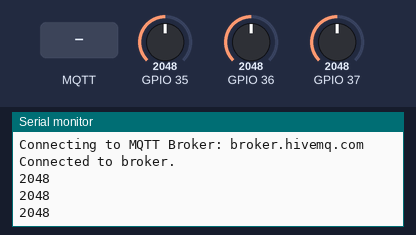
A sketch run on a simulated ESP32. On the bench: the last lines printed to the serial monitor. The inputs (shaded band) are chosen by the test bench; at power-on: GPIO 35 = 2048, GPIO 36 = 2048, GPIO 37 = 2048. No MQTT or app messages arrive unless stated.

Above: at 1.4 s.
1.5 s: MQTT message "1" arrives on the first subscribed topic
3.2 s: MQTT message "on" arrives on the first subscribed topic
4.7 s: MQTT message "off" arrives on the first subscribed topic
6.2 s: GPIO 35 set to 2866
At 7.6 s:
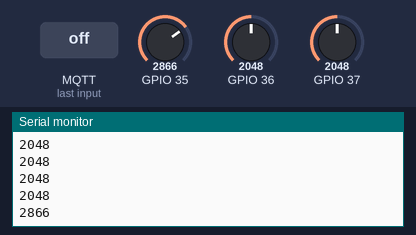
7.7 s: GPIO 36 set to 1228
At 8.1 s:
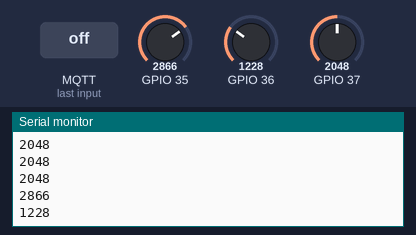
9.2 s: GPIO 37 set to 3603
At 10.1 s:
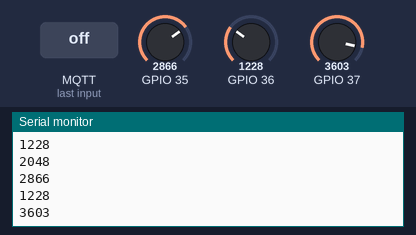
Timing chart, 0 to 11.7 s (numbered marks = the images above; inputs shaded):
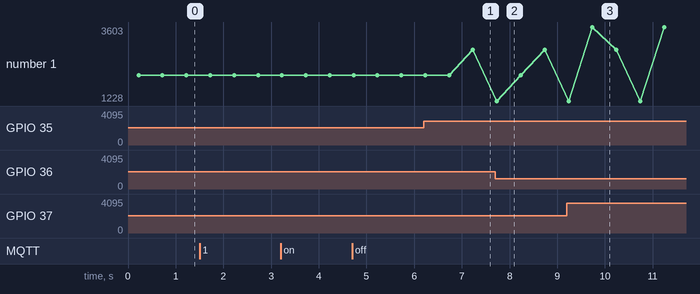

Measured:
- after the input at 6.2 s, the serial monitor: prints a new line after 1.0 s (image 1)
- after the input at 7.7 s, the serial monitor: prints a new line at once (image 2)
- after the input at 9.2 s, the serial monitor: prints a new line after 0.54 s (image 3)
- plotted number 1: 2048 → 2866 after the input at 6.2 s, 2866 → 3603 after the input at 9.2 s

The sketch:

mqtt_gsm_test.ino
```cpp
#define TINY_GSM_MODEM_SIM800

#include <SoftwareSerial.h>
#include <TinyGsmClient.h>
#include <PubSubClient.h>

String voltStr;
char volt[50];

int count = 0;
SoftwareSerial SerialAT(9, 8); // RX, TX
TinyGsm modem(SerialAT);
TinyGsmClient client(modem);
PubSubClient mqtt(client);

uint32_t lastReconnectAttempt = 0;
//Network details
const char apn[] = "web.gprs.mtnnigeria.net";
const char user[] = "web";
const char pass[] = "web";

// MQTT details
const char *broker = "broker.hivemq.com";
const char *topicOut = "dan/out";
const char *topicIn = "dan/in";
const char *mqtt_user = "changeover";
const char *mqtt_pass = "changeover";

boolean mqttConnect()
{

  // boolean status = ;
  if (!mqtt.connect("GsmClientName"))
  {
    Serial.print(".");
    return false;
  }
  Serial.println("Connected to broker.");
  mqtt.subscribe(topicIn);
  return mqtt.connected();
}

void mqttCallback(char *topic, byte *payload, unsigned int len)
{
  Serial.print("Message arrived [");
  Serial.print(topic);
  Serial.print("]: ");
  Serial.write(payload, len);
  Serial.println();

  /*Only proceed if incoming message's topic matches
  if (String(topic) == topicLed) {
    ledStatus = !ledStatus;
    digitalWrite(LED_PIN, ledStatus);
    mqtt.publish(topicLedStatus, ledStatus ? "1" : "0");
  }
  */
}

void setup()
{
  Serial.begin(9600);
  SerialAT.begin(9600);
  analogReference(INTERNAL);
  Serial.println("System start.");
  modem.restart(7);
  Serial.println("Modem: " + modem.getModemInfo());
  Serial.println("Searching for telco provider.");
  if (!modem.waitForNetwork())
  {
    Serial.println("fail");
    while (true)
      ;
  }
  Serial.println("Connected to telco.");
  Serial.println("Signal Quality: " + String(modem.getSignalQuality()));

  Serial.println("Connecting to GPRS network.");
  if (!modem.gprsConnect(apn, user, pass))
  {
    Serial.println("fail");
    while (true)
      ;
  }
  Serial.println("Connected to GPRS: " + String(apn));

  mqtt.setServer(broker, 1883);
  mqtt.setCallback(mqttCallback);
  Serial.println("Connecting to MQTT Broker: " + String(broker));
  while (mqttConnect() == false)
    continue;
  Serial.println();
}

void loop()
{

  if (Serial.available())
  {
    delay(10);
    String message = "";
    while (Serial.available())
      message += (char)Serial.read();
    mqttConnect();
    mqtt.publish(topicOut, volt);
  }

  if (mqtt.connected())
  {
    mqtt.loop();
  }
  //Reconnect gsm
  if (!modem.isNetworkConnected())
  {
    Serial.println("Network disconnected");
    if (!modem.waitForNetwork(10000L, true))
    {
      Serial.println(" fail");
      //delay(10000);
      count++;
      if (count > 5)
      {
        count = 0;
        Serial.println("restart");
        modem.restart(7);
      }
    }
  }

  if (!modem.isGprsConnected())
  {
    ;
    if (!modem.gprsConnect(apn, user, pass))
    {
      Serial.println(" fail");
      delay(5000);
      return;
    }
    if (modem.isGprsConnected())
    {
      Serial.println("GPRS ");
    }
  }

  //Reconnect mqtt
  if (!mqtt.connected())
  {
    Serial.println("=== MQTT NOT CONNECTED ===");
    // Reconnect every 10 seconds
    uint32_t t = millis();
    if (t - lastReconnectAttempt > 10000L)
    {
      lastReconnectAttempt = t;
      count++;
      if (count > 10)
      {
        count = 0;
        Serial.println("restart");
        modem.restart(7);
      }
      if (!mqttConnect())
      {
        lastReconnectAttempt = 0;
      }
    }
    delay(100);
    return;
  }
  // mqttConnect();
  int voltage1 = analogRead(A0) * (226 / 208);
  voltStr = String(voltage1);
  voltStr.toCharArray(volt, voltStr.length() + 1);
  //mqttConnect() ;
  mqtt.publish("voltage/1", volt);
  Serial.println(volt);
  delay(500);
  int voltage2 = analogRead(A1) * (226 / 208);
  voltStr = String(voltage2);
  voltStr.toCharArray(volt, voltStr.length() + 1);
  // mqttConnect();
  mqtt.publish("voltage/2", volt);
  Serial.println(volt);
  delay(500);
  int voltage3 = analogRead(A7) * (226 / 208);
  voltStr = String(voltage3);
  voltStr.toCharArray(volt, voltStr.length() + 1);
  //mqttConnect();
  mqtt.publish("voltage/3", volt);
  Serial.println(volt);
  delay(500);

  //delay(1000);
}
```
